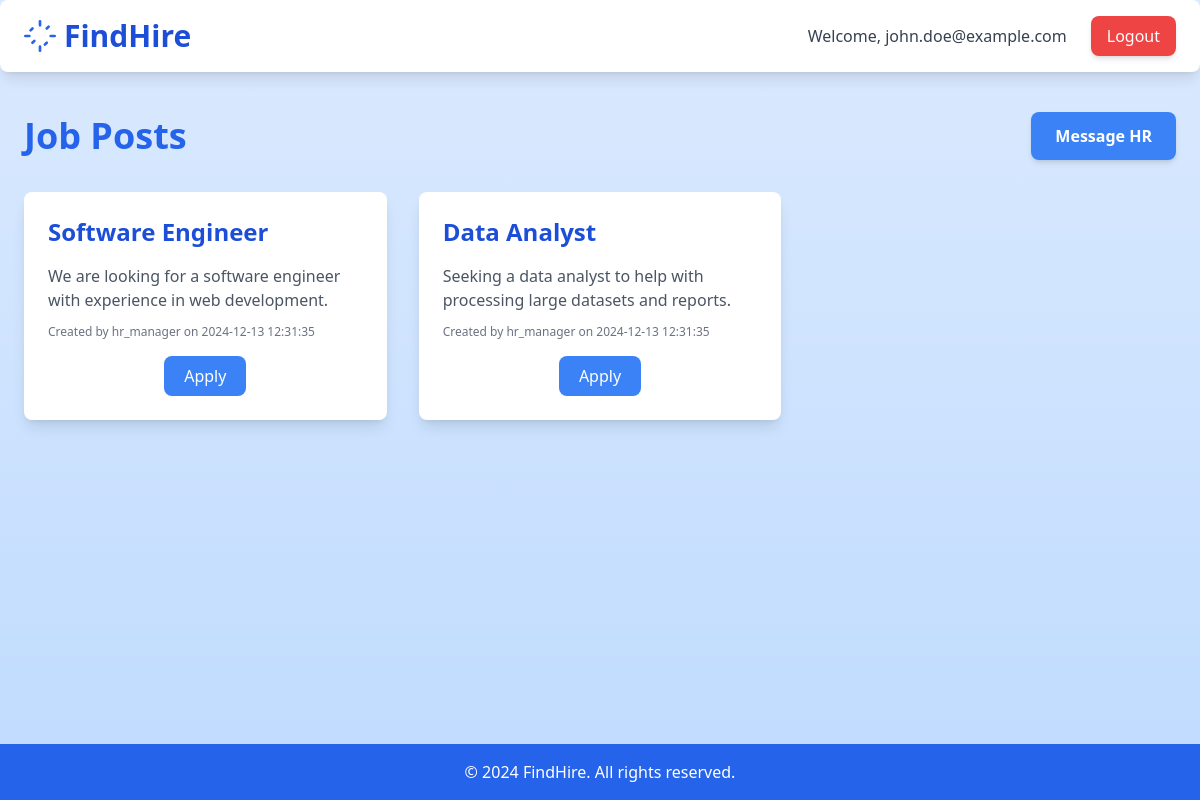
/index.php (signed in), run on the app's committed database.
### tables this page shows
CREATE TABLE JobPosts (
    JobPostID INT PRIMARY KEY AUTO_INCREMENT,
    Title VARCHAR(100) NOT NULL,
    Description TEXT NOT NULL,
    CreatedBy INT NOT NULL, 
    CreatedAt DATETIME DEFAULT CURRENT_TIMESTAMP,
    FOREIGN KEY (CreatedBy) REFERENCES Users(UserID)
);

CREATE TABLE Users (
    UserID INT PRIMARY KEY AUTO_INCREMENT,
    Username VARCHAR(50) NOT NULL UNIQUE,
    PasswordHash VARCHAR(255) NOT NULL, 
    Email VARCHAR(100) NOT NULL UNIQUE,
    RoleID INT NOT NULL,
    FOREIGN KEY (RoleID) REFERENCES Roles(RoleID)
);

### Models/JobPost.php (called while the page is built, shortened)
<?php
class JobPost extends Database {
    public function getAll() {
        try {
            $dbh = $this->connect();
            $stmt = $dbh->query("SELECT jp.JobPostID, jp.Title, jp.Description, jp.CreatedAt, u.Username as CreatedBy
                                FROM JobPosts jp
                                JOIN Users u ON jp.CreatedBy = u.UserID
                                ORDER BY jp.CreatedAt DESC");
            return $stmt->fetchAll(PDO::FETCH_ASSOC);
        } catch (PDOException $e) {
            return ["success" => false, "errors" => ["Database error: " . $e->getMessage()]];
        }
    }
}

### index.php (the view, shortened to what this page needs)
<?php
require_once('./Models/JobPost.php');
$roleID = $_SESSION['role'];
$jobPost = new JobPost();
$jobPosts = $jobPost->getAll();
?>
<!DOCTYPE html>
<html lang="en">
<head>
    <script src="https://cdn.tailwindcss.com"></script>
</head>
<body class="font-sans antialiased flex flex-col min-h-screen bg-gradient-to-b from-blue-100 to-blue-200">
    <header class="bg-white shadow-lg rounded-lg fixed top-0 left-0 right-0 z-50">
        <div class="max-w-screen-xl mx-auto px-6 py-4 flex justify-between items-center">
            <div class="flex items-center space-x-2">
                <span class="text-3xl font-extrabold text-blue-700">FindHire</span>
            </div>
            <div class="flex items-center space-x-6">
                <span class="text-gray-700">Welcome, <?= htmlspecialchars($_SESSION['email']) ?></span>
                <form action="logout.php" method="POST" class="inline-block">
                    <button type="submit" class="bg-red-500 hover:bg-red-600 text-white px-4 py-2 rounded-lg shadow-md">Logout</button>
                </form>
            </div>
        </div>
    </header>
    <main class="flex-grow max-w-screen-xl mt-20 mx-auto px-6 py-8">
        <div class="text-4xl font-bold text-blue-600 mb-8 flex justify-between items-center">
            Job Posts
            <div class="flex space-x-4">
                <?php if ($roleID == 1): ?>
                    <a href="messages_for_applicant.php" class="bg-blue-500 hover:bg-blue-600 text-white px-6 py-3 rounded-lg shadow-md transition duration-200 text-base">
                        Message HR
                    </a>
                <?php elseif ($roleID == 2): ?>
                    <a href="messages_for_hr.php" class="bg-blue-500 hover:bg-blue-600 text-white px-6 py-3 rounded-lg shadow-md transition duration-200 text-base">
                        View Messages
                    </a>
                <?php endif; ?>
            </div>
        </div>
        <?php if ($jobPosts): ?>
            <div class="grid grid-cols-1 sm:grid-cols-2 lg:grid-cols-3 gap-8">
                <?php foreach ($jobPosts as $post): ?>
                    <div class="p-6 bg-white rounded-lg shadow-lg hover:shadow-xl transition-shadow">
                        <div class="mb-4">
                            <h2 class="text-2xl font-semibold text-blue-700"><?= htmlspecialchars($post['Title']) ?></h2>
                        </div>
                        <p class="text-gray-600 my-3"><?= htmlspecialchars($post['Description']) ?></p>
                        <p class="text-xs text-gray-500 mb-4">Created by <?= htmlspecialchars($post['CreatedBy']) ?> on <?= htmlspecialchars($post['CreatedAt']) ?></p>
                        <div class="mt-4">
                            <?php if ($roleID == 2): ?>
                                <div class="flex space-x-4">
                                    <a href="applications.php?job_post_id=<?= htmlspecialchars($post['JobPostID']) ?>" class="bg-indigo-500 hover:bg-indigo-600 text-white px-5 py-2 rounded-lg whitespace-normal">
                                        Applications
                                    </a>
                                    <form action="index.php" method="POST" class="inline-block">
                                        <input type="hidden" name="delete_job_post_id" value="<?= htmlspecialchars($post['JobPostID']) ?>">
                                        <button type="submit" class="bg-red-500 hover:bg-red-600 text-white px-5 py-2 rounded-lg">
                                            Delete
                                        </button>
                                    </form>
                                </div>
                            <?php elseif ($roleID == 1): ?>
                                <div class="flex justify-center">
                                    <a href="apply_for_a_job.php?job_post_id=<?= htmlspecialchars($post['JobPostID']) ?>" class="bg-blue-500 hover:bg-blue-600 text-white px-5 py-2 rounded-lg">
                                        Apply
                                    </a>
                                </div>
                            <?php endif; ?>
                        </div>
                    </div>
                <?php endforeach; ?>
            </div>
        <?php else: ?>
            <p class="text-center text-gray-500">No job posts available.</p>
        <?php endif; ?>
    </main>
    <footer class="bg-blue-600 text-white py-4 mt-8">
        <div class="text-center">
            <p>&copy; <?= date('Y') ?> FindHire. All rights reserved.</p>
        </div>
    </footer>
</body>
</html>

### index.php (style rules this page uses)
body { background: linear-gradient(to bottom, #e2e8f0, #cbd5e1); }

### data on the page
jobposts: Title "Software Engineer", Description "We are looking for a software engineer with experience in web development.", CreatedBy.Username "hr_manager", CreatedAt "2024-12-13 12:31:35"
jobposts: Title "Data Analyst", Description "Seeking a data analyst to help with processing large datasets and reports.", CreatedBy.Username "hr_manager", CreatedAt "2024-12-13 12:31:35"

### other printed values
$_SESSION['email'] "john.doe@example.com"
